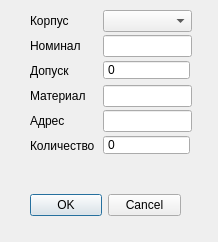
<?xml version="1.0" encoding="UTF-8"?>
<ui version="4.0">
 <class>Add_component</class>
 <widget class="QDialog" name="Add_component">
  <property name="geometry">
   <rect>
    <x>0</x>
    <y>0</y>
    <width>218</width>
    <height>242</height>
   </rect>
  </property>
  <property name="minimumSize">
   <size>
    <width>218</width>
    <height>242</height>
   </size>
  </property>
  <property name="maximumSize">
   <size>
    <width>218</width>
    <height>242</height>
   </size>
  </property>
  <property name="windowTitle">
   <string>Добавить компонент</string>
  </property>
  <property name="windowIcon">
   <iconset resource="Resourses.qrc">
    <normaloff>:/images/Logo.png</normaloff>:/images/Logo.png</iconset>
  </property>
  <property name="modal">
   <bool>true</bool>
  </property>
  <widget class="QDialogButtonBox" name="buttonBox">
   <property name="geometry">
    <rect>
     <x>30</x>
     <y>190</y>
     <width>151</width>
     <height>31</height>
    </rect>
   </property>
   <property name="minimumSize">
    <size>
     <width>151</width>
     <height>31</height>
    </size>
   </property>
   <property name="maximumSize">
    <size>
     <width>151</width>
     <height>31</height>
    </size>
   </property>
   <property name="orientation">
    <enum>Qt::Horizontal</enum>
   </property>
   <property name="standardButtons">
    <set>QDialogButtonBox::Cancel|QDialogButtonBox::Ok</set>
   </property>
   <property name="centerButtons">
    <bool>true</bool>
   </property>
  </widget>
  <widget class="QWidget" name="formLayoutWidget">
   <property name="geometry">
    <rect>
     <x>30</x>
     <y>10</y>
     <width>162</width>
     <height>157</height>
    </rect>
   </property>
   <layout class="QFormLayout" name="formLayout">
    <property name="horizontalSpacing">
     <number>3</number>
    </property>
    <property name="verticalSpacing">
     <number>3</number>
    </property>
    <item row="0" column="0">
     <widget class="QLabel" name="label">
      <property name="minimumSize">
       <size>
        <width>70</width>
        <height>22</height>
       </size>
      </property>
      <property name="maximumSize">
       <size>
        <width>70</width>
        <height>22</height>
       </size>
      </property>
      <property name="text">
       <string>Корпус</string>
      </property>
     </widget>
    </item>
    <item row="1" column="0">
     <widget class="QLabel" name="label_2">
      <property name="minimumSize">
       <size>
        <width>70</width>
        <height>22</height>
       </size>
      </property>
      <property name="maximumSize">
       <size>
        <width>70</width>
        <height>22</height>
       </size>
      </property>
      <property name="text">
       <string>Номинал</string>
      </property>
     </widget>
    </item>
    <item row="1" column="1">
     <widget class="QLineEdit" name="lineEdit_2"/>
    </item>
    <item row="2" column="1">
     <widget class="QSpinBox" name="spinBox_2">
      <property name="minimumSize">
       <size>
        <width>87</width>
        <height>20</height>
       </size>
      </property>
      <property name="maximumSize">
       <size>
        <width>87</width>
        <height>20</height>
       </size>
      </property>
      <property name="buttonSymbols">
       <enum>QAbstractSpinBox::NoButtons</enum>
      </property>
      <property name="maximum">
       <number>10000</number>
      </property>
     </widget>
    </item>
    <item row="2" column="0">
     <widget class="QLabel" name="label_5">
      <property name="minimumSize">
       <size>
        <width>70</width>
        <height>22</height>
       </size>
      </property>
      <property name="maximumSize">
       <size>
        <width>70</width>
        <height>22</height>
       </size>
      </property>
      <property name="text">
       <string>Допуск</string>
      </property>
     </widget>
    </item>
    <item row="4" column="1">
     <widget class="QLineEdit" name="lineEdit_3"/>
    </item>
    <item row="3" column="1">
     <widget class="QLineEdit" name="lineEdit_4"/>
    </item>
    <item row="4" column="0">
     <widget class="QLabel" name="label_3">
      <property name="minimumSize">
       <size>
        <width>70</width>
        <height>22</height>
       </size>
      </property>
      <property name="maximumSize">
       <size>
        <width>70</width>
        <height>22</height>
       </size>
      </property>
      <property name="text">
       <string>Адрес</string>
      </property>
     </widget>
    </item>
    <item row="3" column="0">
     <widget class="QLabel" name="label_6">
      <property name="minimumSize">
       <size>
        <width>70</width>
        <height>22</height>
       </size>
      </property>
      <property name="maximumSize">
       <size>
        <width>70</width>
        <height>22</height>
       </size>
      </property>
      <property name="text">
       <string>Материал</string>
      </property>
     </widget>
    </item>
    <item row="5" column="1">
     <widget class="QSpinBox" name="spinBox">
      <property name="minimumSize">
       <size>
        <width>87</width>
        <height>20</height>
       </size>
      </property>
      <property name="maximumSize">
       <size>
        <width>87</width>
        <height>20</height>
       </size>
      </property>
      <property name="buttonSymbols">
       <enum>QAbstractSpinBox::NoButtons</enum>
      </property>
      <property name="maximum">
       <number>10000</number>
      </property>
     </widget>
    </item>
    <item row="5" column="0">
     <widget class="QLabel" name="label_4">
      <property name="minimumSize">
       <size>
        <width>70</width>
        <height>22</height>
       </size>
      </property>
      <property name="maximumSize">
       <size>
        <width>70</width>
        <height>22</height>
       </size>
      </property>
      <property name="text">
       <string>Количество</string>
      </property>
     </widget>
    </item>
    <item row="0" column="1">
     <widget class="QComboBox" name="cases_box"/>
    </item>
   </layout>
  </widget>
 </widget>
 <tabstops>
  <tabstop>lineEdit_2</tabstop>
  <tabstop>spinBox_2</tabstop>
  <tabstop>lineEdit_4</tabstop>
  <tabstop>lineEdit_3</tabstop>
  <tabstop>spinBox</tabstop>
 </tabstops>
 <resources>
  <include location="Resourses.qrc"/>
 </resources>
 <connections>
  <connection>
   <sender>buttonBox</sender>
   <signal>accepted()</signal>
   <receiver>Add_component</receiver>
   <slot>accept()</slot>
   <hints>
    <hint type="sourcelabel">
     <x>248</x>
     <y>254</y>
    </hint>
    <hint type="destinationlabel">
     <x>157</x>
     <y>274</y>
    </hint>
   </hints>
  </connection>
  <connection>
   <sender>buttonBox</sender>
   <signal>rejected()</signal>
   <receiver>Add_component</receiver>
   <slot>reject()</slot>
   <hints>
    <hint type="sourcelabel">
     <x>316</x>
     <y>260</y>
    </hint>
    <hint type="destinationlabel">
     <x>286</x>
     <y>274</y>
    </hint>
   </hints>
  </connection>
 </connections>
</ui>
